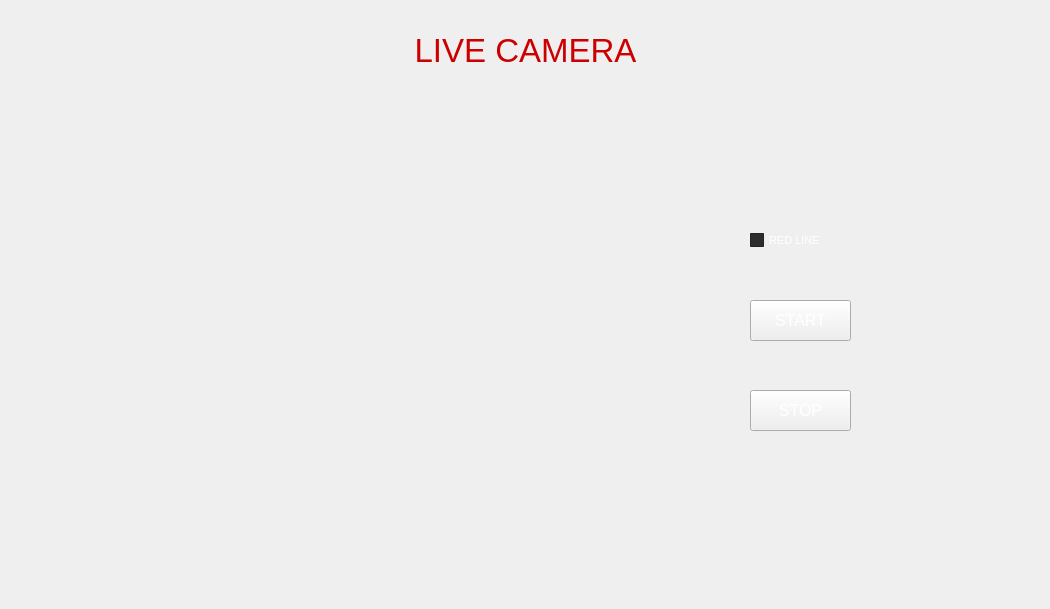
            <widget class="QWidget" name="page_live">
             <widget class="QLabel" name="img_live">
              <property name="geometry">
               <rect>
                <x>20</x>
                <y>120</y>
                <width>640</width>
                <height>480</height>
               </rect>
              </property>
              <property name="font">
               <font>
                <pointsize>12</pointsize>
               </font>
              </property>
              <property name="cursor">
               <cursorShape>ArrowCursor</cursorShape>
              </property>
              <property name="styleSheet">
               <string notr="true">color: #FFF;</string>
              </property>
              <property name="text">
               <string/>
              </property>
              <property name="alignment">
               <set>Qt::AlignRight|Qt::AlignTrailing|Qt::AlignVCenter</set>
              </property>
             </widget>
             <widget class="QCheckBox" name="box_redline">
              <property name="geometry">
               <rect>
                <x>750</x>
                <y>220</y>
                <width>101</width>
                <height>41</height>
               </rect>
              </property>
              <property name="palette">
               <palette>
                <active>
                 <colorrole role="WindowText">
                  <brush brushstyle="SolidPattern">
                   <color alpha="255">
                    <red>255</red>
                    <green>255</green>
                    <blue>255</blue>
                   </color>
                  </brush>
                 </colorrole>
                 <colorrole role="Button">
                  <brush brushstyle="SolidPattern">
                   <color alpha="255">
                    <red>45</red>
                    <green>45</green>
                    <blue>45</blue>
                   </color>
                  </brush>
                 </colorrole>
                 <colorrole role="Light">
                  <brush brushstyle="SolidPattern">
                   <color alpha="255">
                    <red>0</red>
                    <green>0</green>
                    <blue>0</blue>
                   </color>
                  </brush>
                 </colorrole>
                 <colorrole role="Midlight">
                  <brush brushstyle="SolidPattern">
                   <color alpha="255">
                    <red>0</red>
                    <green>0</green>
                    <blue>0</blue>
                   </color>
                  </brush>
                 </colorrole>
                 <colorrole role="Dark">
                  <brush brushstyle="SolidPattern">
                   <color alpha="255">
                    <red>0</red>
                    <green>0</green>
                    <blue>0</blue>
                   </color>
                  </brush>
                 </colorrole>
                 <colorrole role="Mid">
                  <brush brushstyle="SolidPattern">
                   <color alpha="255">
                    <red>0</red>
                    <green>0</green>
                    <blue>0</blue>
                   </color>
                  </brush>
                 </colorrole>
                 <colorrole role="Text">
                  <brush brushstyle="SolidPattern">
                   <color alpha="255">
                    <red>255</red>
                    <green>255</green>
                    <blue>255</blue>
                   </color>
                  </brush>
                 </colorrole>
                 <colorrole role="BrightText">
                  <brush brushstyle="SolidPattern">
                   <color alpha="255">
                    <red>255</red>
                    <green>255</green>
                    <blue>255</blue>
                   </color>
                  </brush>
                 </colorrole>
                 <colorrole role="ButtonText">
                  <brush brushstyle="SolidPattern">
                   <color alpha="255">
                    <red>255</red>
                    <green>255</green>
                    <blue>255</blue>
                   </color>
                  </brush>
                 </colorrole>
                 <colorrole role="Base">
                  <brush brushstyle="SolidPattern">
                   <color alpha="255">
                    <red>45</red>
                    <green>45</green>
                    <blue>45</blue>
                   </color>
                  </brush>
                 </colorrole>
                 <colorrole role="Window">
                  <brush brushstyle="SolidPattern">
                   <color alpha="255">
                    <red>45</red>
                    <green>45</green>
                    <blue>45</blue>
                   </color>
                  </brush>
                 </colorrole>
                 <colorrole role="Shadow">
                  <brush brushstyle="SolidPattern">
                   <color alpha="255">
                    <red>0</red>
                    <green>0</green>
                    <blue>0</blue>
                   </color>
                  </brush>
                 </colorrole>
                 <colorrole role="AlternateBase">
                  <brush brushstyle="SolidPattern">
                   <color alpha="255">
                    <red>0</red>
                    <green>0</green>
                    <blue>0</blue>
                   </color>
                  </brush>
                 </colorrole>
                 <colorrole role="ToolTipBase">
                  <brush brushstyle="SolidPattern">
                   <color alpha="255">
                    <red>255</red>
                    <green>255</green>
                    <blue>220</blue>
                   </color>
                  </brush>
                 </colorrole>
                 <colorrole role="ToolTipText">
                  <brush brushstyle="SolidPattern">
                   <color alpha="255">
                    <red>0</red>
                    <green>0</green>
                    <blue>0</blue>
                   </color>
                  </brush>
                 </colorrole>
                </active>
                <inactive>
                 <colorrole role="WindowText">
                  <brush brushstyle="SolidPattern">
                   <color alpha="255">
                    <red>255</red>
                    <green>255</green>
                    <blue>255</blue>
                   </color>
                  </brush>
                 </colorrole>
                 <colorrole role="Button">
                  <brush brushstyle="SolidPattern">
                   <color alpha="255">
                    <red>45</red>
                    <green>45</green>
                    <blue>45</blue>
                   </color>
                  </brush>
                 </colorrole>
                 <colorrole role="Light">
                  <brush brushstyle="SolidPattern">
                   <color alpha="255">
                    <red>0</red>
                    <green>0</green>
                    <blue>0</blue>
                   </color>
                  </brush>
                 </colorrole>
                 <colorrole role="Midlight">
                  <brush brushstyle="SolidPattern">
                   <color alpha="255">
                    <red>0</red>
                    <green>0</green>
                    <blue>0</blue>
                   </color>
                  </brush>
                 </colorrole>
                 <colorrole role="Dark">
                  <brush brushstyle="SolidPattern">
                   <color alpha="255">
                    <red>0</red>
                    <green>0</green>
                    <blue>0</blue>
                   </color>
                  </brush>
                 </colorrole>
                 <colorrole role="Mid">
                  <brush brushstyle="SolidPattern">
                   <color alpha="255">
                    <red>0</red>
                    <green>0</green>
                    <blue>0</blue>
                   </color>
                  </brush>
                 </colorrole>
                 <colorrole role="Text">
                  <brush brushstyle="SolidPattern">
                   <color alpha="255">
                    <red>255</red>
                    <green>255</green>
                    <blue>255</blue>
                   </color>
                  </brush>
                 </colorrole>
                 <colorrole role="BrightText">
                  <brush brushstyle="SolidPattern">
                   <color alpha="255">
                    <red>255</red>
                    <green>255</green>
                    <blue>255</blue>
                   </color>
                  </brush>
                 </colorrole>
                 <colorrole role="ButtonText">
                  <brush brushstyle="SolidPattern">
                   <color alpha="255">
                    <red>255</red>
                    <green>255</green>
                    <blue>255</blue>
                   </color>
                  </brush>
                 </colorrole>
                 <colorrole role="Base">
                  <brush brushstyle="SolidPattern">
                   <color alpha="255">
                    <red>45</red>
                    <green>45</green>
                    <blue>45</blue>
                   </color>
                  </brush>
                 </colorrole>
                 <colorrole role="Window">
                  <brush brushstyle="SolidPattern">
                   <color alpha="255">
                    <red>45</red>
                    <green>45</green>
                    <blue>45</blue>
                   </color>
                  </brush>
                 </colorrole>
                 <colorrole role="Shadow">
                  <brush brushstyle="SolidPattern">
                   <color alpha="255">
                    <red>0</red>
                    <green>0</green>
                    <blue>0</blue>
                   </color>
                  </brush>
                 </colorrole>
                 <colorrole role="AlternateBase">
                  <brush brushstyle="SolidPattern">
                   <color alpha="255">
                    <red>0</red>
                    <green>0</green>
                    <blue>0</blue>
                   </color>
                  </brush>
                 </colorrole>
                 <colorrole role="ToolTipBase">
                  <brush brushstyle="SolidPattern">
                   <color alpha="255">
                    <red>255</red>
                    <green>255</green>
                    <blue>220</blue>
                   </color>
                  </brush>
                 </colorrole>
                 <colorrole role="ToolTipText">
                  <brush brushstyle="SolidPattern">
                   <color alpha="255">
                    <red>0</red>
                    <green>0</green>
                    <blue>0</blue>
                   </color>
                  </brush>
                 </colorrole>
                </inactive>
                <disabled>
                 <colorrole role="WindowText">
                  <brush brushstyle="SolidPattern">
                   <color alpha="255">
                    <red>0</red>
                    <green>0</green>
                    <blue>0</blue>
                   </color>
                  </brush>
                 </colorrole>
                 <colorrole role="Button">
                  <brush brushstyle="SolidPattern">
                   <color alpha="255">
                    <red>45</red>
                    <green>45</green>
                    <blue>45</blue>
                   </color>
                  </brush>
                 </colorrole>
                 <colorrole role="Light">
                  <brush brushstyle="SolidPattern">
                   <color alpha="255">
                    <red>0</red>
                    <green>0</green>
                    <blue>0</blue>
                   </color>
                  </brush>
                 </colorrole>
                 <colorrole role="Midlight">
                  <brush brushstyle="SolidPattern">
                   <color alpha="255">
                    <red>0</red>
                    <green>0</green>
                    <blue>0</blue>
                   </color>
                  </brush>
                 </colorrole>
                 <colorrole role="Dark">
                  <brush brushstyle="SolidPattern">
                   <color alpha="255">
                    <red>0</red>
                    <green>0</green>
                    <blue>0</blue>
                   </color>
                  </brush>
                 </colorrole>
                 <colorrole role="Mid">
                  <brush brushstyle="SolidPattern">
                   <color alpha="255">
                    <red>0</red>
                    <green>0</green>
                    <blue>0</blue>
                   </color>
                  </brush>
                 </colorrole>
                 <colorrole role="Text">
                  <brush brushstyle="SolidPattern">
                   <color alpha="255">
                    <red>0</red>
                    <green>0</green>
                    <blue>0</blue>
                   </color>
                  </brush>
                 </colorrole>
                 <colorrole role="BrightText">
                  <brush brushstyle="SolidPattern">
                   <color alpha="255">
                    <red>255</red>
                    <green>255</green>
                    <blue>255</blue>
                   </color>
                  </brush>
                 </colorrole>
                 <colorrole role="ButtonText">
                  <brush brushstyle="SolidPattern">
                   <color alpha="255">
                    <red>0</red>
                    <green>0</green>
                    <blue>0</blue>
                   </color>
                  </brush>
                 </colorrole>
                 <colorrole role="Base">
                  <brush brushstyle="SolidPattern">
                   <color alpha="255">
                    <red>45</red>
                    <green>45</green>
                    <blue>45</blue>
                   </color>
                  </brush>
                 </colorrole>
                 <colorrole role="Window">
                  <brush brushstyle="SolidPattern">
                   <color alpha="255">
                    <red>45</red>
                    <green>45</green>
                    <blue>45</blue>
                   </color>
                  </brush>
                 </colorrole>
                 <colorrole role="Shadow">
                  <brush brushstyle="SolidPattern">
                   <color alpha="255">
                    <red>0</red>
                    <green>0</green>
                    <blue>0</blue>
                   </color>
                  </brush>
                 </colorrole>
                 <colorrole role="AlternateBase">
                  <brush brushstyle="SolidPattern">
                   <color alpha="255">
                    <red>0</red>
                    <green>0</green>
                    <blue>0</blue>
                   </color>
                  </brush>
                 </colorrole>
                 <colorrole role="ToolTipBase">
                  <brush brushstyle="SolidPattern">
                   <color alpha="255">
                    <red>255</red>
                    <green>255</green>
                    <blue>220</blue>
                   </color>
                  </brush>
                 </colorrole>
                 <colorrole role="ToolTipText">
                  <brush brushstyle="SolidPattern">
                   <color alpha="255">
                    <red>0</red>
                    <green>0</green>
                    <blue>0</blue>
                   </color>
                  </brush>
                 </colorrole>
                </disabled>
               </palette>
              </property>
              <property name="font">
               <font>
                <pointsize>8</pointsize>
               </font>
              </property>
              <property name="autoFillBackground">
               <bool>false</bool>
              </property>
              <property name="text">
               <string>RED LINE</string>
              </property>
             </widget>
             <widget class="QLabel" name="label_7">
              <property name="geometry">
               <rect>
                <x>10</x>
                <y>30</y>
                <width>1031</width>
                <height>41</height>
               </rect>
              </property>
              <property name="font">
               <font>
                <pointsize>25</pointsize>
               </font>
              </property>
              <property name="styleSheet">
               <string notr="true">color: rgb(204, 0, 0);
</string>
              </property>
              <property name="text">
               <string>LIVE CAMERA</string>
              </property>
              <property name="alignment">
               <set>Qt::AlignCenter</set>
              </property>
             </widget>
             <widget class="QPushButton" name="btn_start_live">
              <property name="geometry">
               <rect>
                <x>750</x>
                <y>300</y>
                <width>101</width>
                <height>41</height>
               </rect>
              </property>
              <property name="font">
               <font>
                <pointsize>12</pointsize>
               </font>
              </property>
              <property name="styleSheet">
               <string notr="true">color: rgb(255, 255, 255);</string>
              </property>
              <property name="text">
               <string>START</string>
              </property>
             </widget>
             <widget class="QPushButton" name="btn_stop_live">
              <property name="geometry">
               <rect>
                <x>750</x>
                <y>390</y>
                <width>101</width>
                <height>41</height>
               </rect>
              </property>
              <property name="font">
               <font>
                <pointsize>12</pointsize>
               </font>
              </property>
              <property name="styleSheet">
               <string notr="true">color: rgb(255, 255, 255);</string>
              </property>
              <property name="text">
               <string>STOP</string>
              </property>
             </widget>
            </widget>
